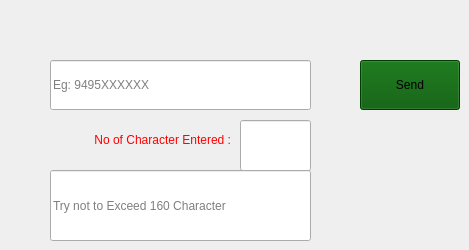
      <widget class="QWidget" name="smsTab">
       <attribute name="title">
        <string>SMS</string>
       </attribute>
       <widget class="QPushButton" name="pushButton_4">
        <property name="geometry">
         <rect>
          <x>360</x>
          <y>60</y>
          <width>100</width>
          <height>50</height>
         </rect>
        </property>
        <property name="sizePolicy">
         <sizepolicy hsizetype="Fixed" vsizetype="Fixed">
          <horstretch>0</horstretch>
          <verstretch>0</verstretch>
         </sizepolicy>
        </property>
        <property name="minimumSize">
         <size>
          <width>100</width>
          <height>50</height>
         </size>
        </property>
        <property name="maximumSize">
         <size>
          <width>100</width>
          <height>50</height>
         </size>
        </property>
        <property name="styleSheet">
         <string notr="true">background-color: rgb(0, 85, 0);</string>
        </property>
        <property name="text">
         <string>Send</string>
        </property>
        <property name="icon">
         <iconset resource="background.qrc">
          <normaloff>:/icon/Icons/Telegram (1).png</normaloff>:/icon/Icons/Telegram (1).png</iconset>
        </property>
        <property name="iconSize">
         <size>
          <width>40</width>
          <height>40</height>
         </size>
        </property>
       </widget>
       <widget class="QLineEdit" name="lineEdit_3">
        <property name="geometry">
         <rect>
          <x>50</x>
          <y>60</y>
          <width>261</width>
          <height>50</height>
         </rect>
        </property>
        <property name="minimumSize">
         <size>
          <width>100</width>
          <height>50</height>
         </size>
        </property>
        <property name="toolTip">
         <string>Enter phone number, Write message below and Press Send button</string>
        </property>
        <property name="statusTip">
         <string/>
        </property>
        <property name="text">
         <string/>
        </property>
        <property name="placeholderText">
         <string>Eg: 9495XXXXXX</string>
        </property>
       </widget>
       <widget class="QLabel" name="label_6">
        <property name="geometry">
         <rect>
          <x>30</x>
          <y>120</y>
          <width>201</width>
          <height>41</height>
         </rect>
        </property>
        <property name="styleSheet">
         <string notr="true">background-color: rgba(255, 255, 255, 0);
border-color: rgba(255, 255, 255, 0);</string>
        </property>
        <property name="text">
         <string>&lt;html&gt;&lt;head/&gt;&lt;body&gt;&lt;p align=&quot;right&quot;&gt;&lt;span style=&quot; color:#ff0000;&quot;&gt;No of Character Entered :&lt;/span&gt;&lt;/p&gt;&lt;/body&gt;&lt;/html&gt;</string>
        </property>
       </widget>
       <widget class="QLineEdit" name="lineEdit">
        <property name="geometry">
         <rect>
          <x>240</x>
          <y>120</y>
          <width>71</width>
          <height>51</height>
         </rect>
        </property>
        <property name="maxLength">
         <number>160</number>
        </property>
        <property name="readOnly">
         <bool>true</bool>
        </property>
       </widget>
       <widget class="QLineEdit" name="lineEdit_12">
        <property name="geometry">
         <rect>
          <x>50</x>
          <y>170</y>
          <width>261</width>
          <height>71</height>
         </rect>
        </property>
        <property name="placeholderText">
         <string>Try not to Exceed 160 Character</string>
        </property>
       </widget>
      </widget>
